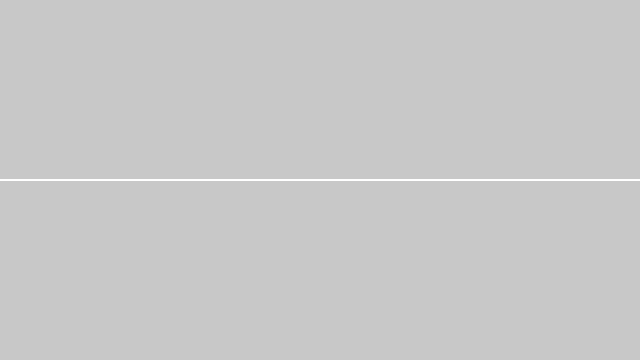
Frame 1 (no input)
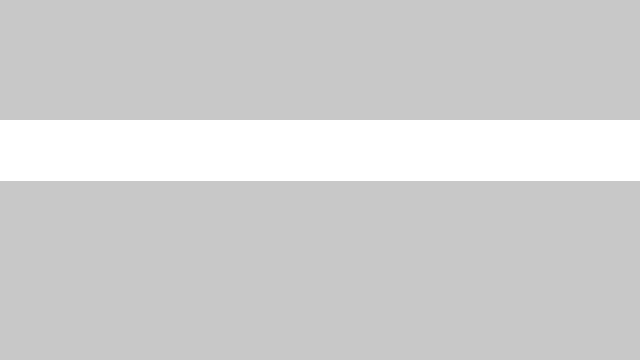
Frame 60 (the mouse pressed at the canvas centre just before this capture)
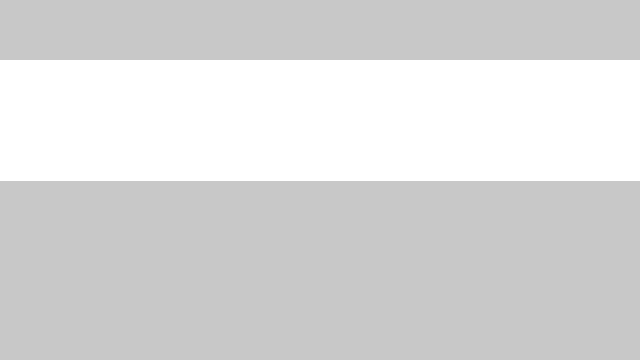
Frame 120 (the mouse held since frame 60 and released just before this capture)

The Processing sketch that drew these frames (run headless with seeded random() and noise(); from frame 60 on, the mouse is pressed at the canvas centre):

// Processing sketch: processing_135803
// ── processing_135803.pde

float y;

void setup() {
  size(640, 360);  
  stroke(255);     
  y = height/2;
}

void draw() { 
  background(200);   
  y = y - 1; 
  if (y < 0) { 
    y = height/2; 
  } 
  rectMode(CORNERS);
  rect(0, 180, width, y);  
}
